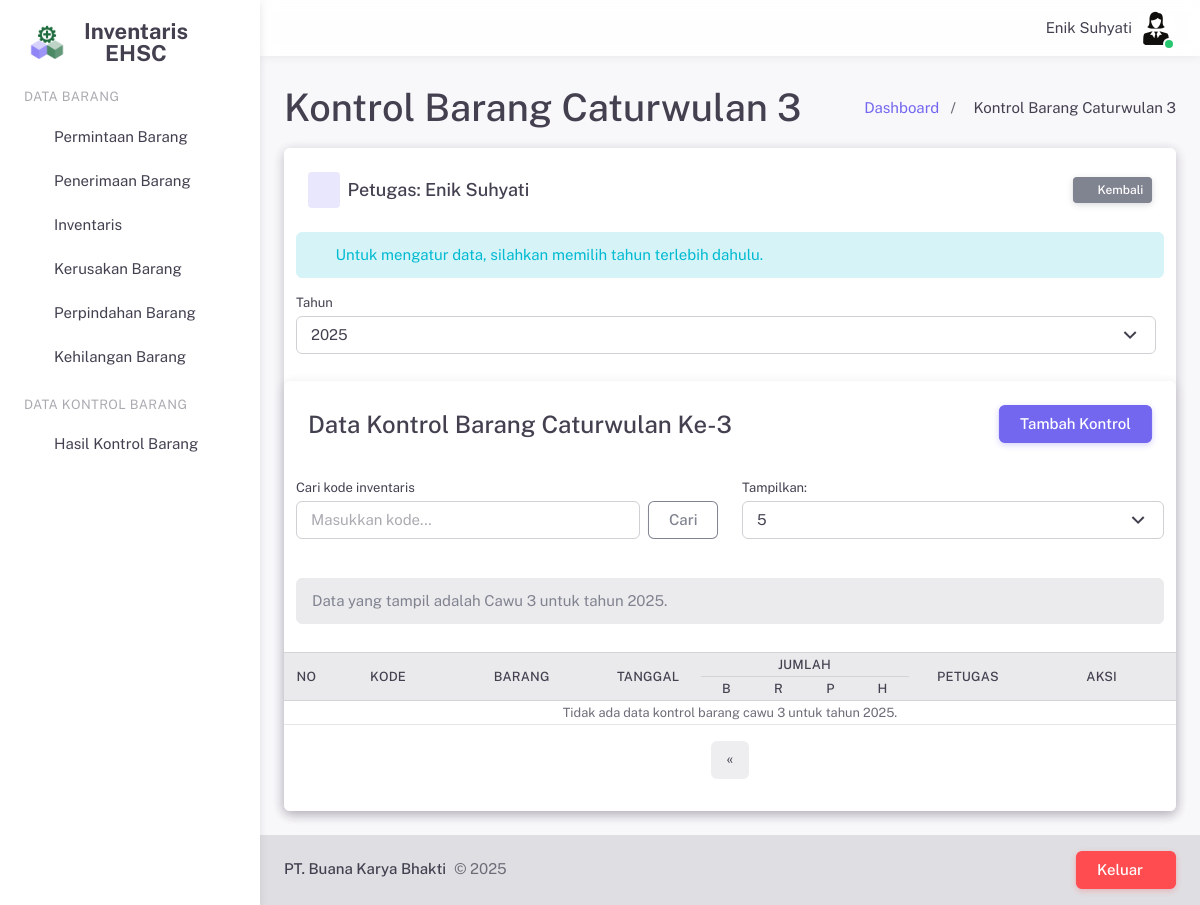
Page /pages/kontrolBarangCawuTiga.php?page=5&limit=5&year=2025 (signed in) on the earlier database version.
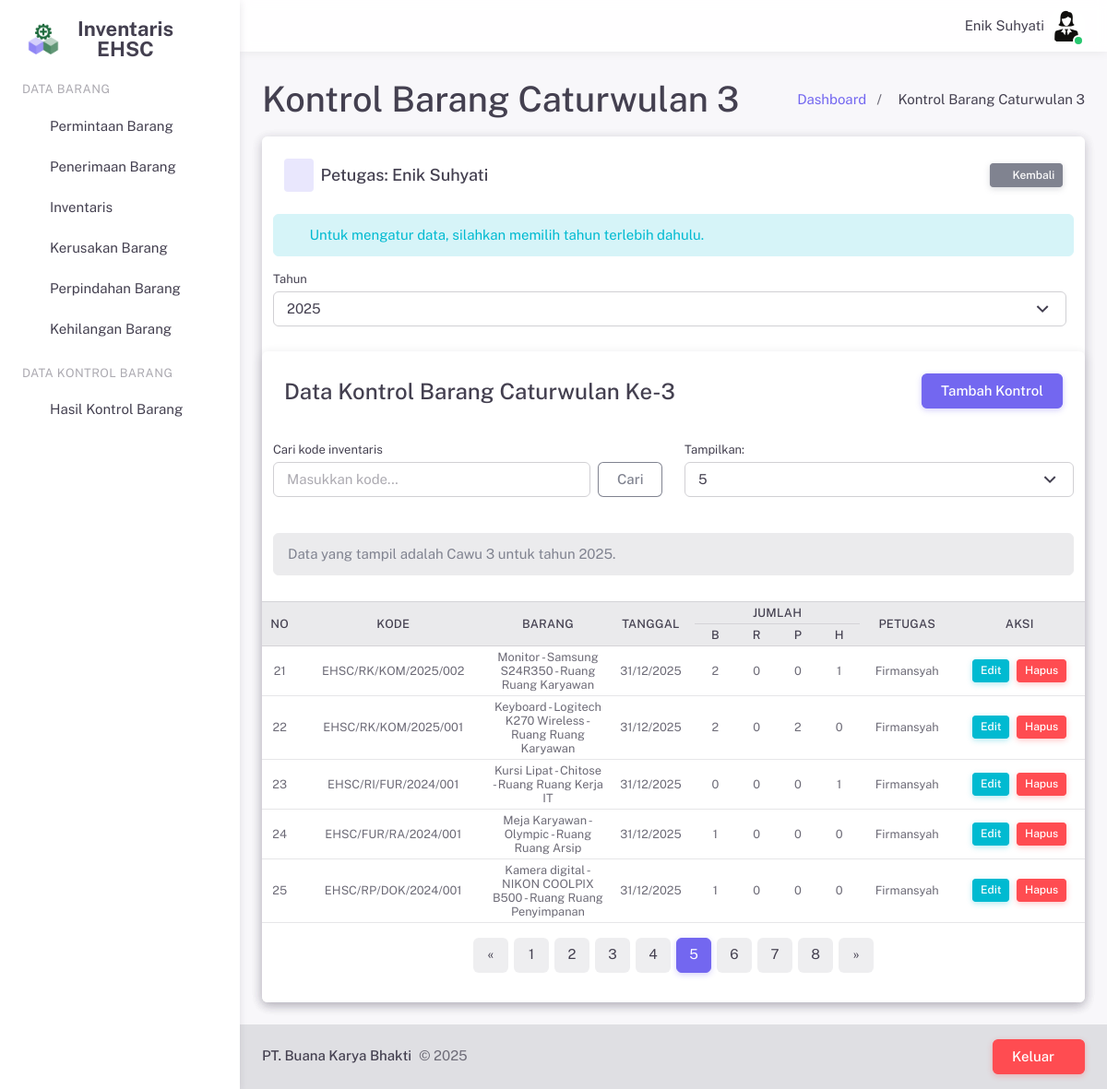
Same page on the later database version.
### tables this page shows
CREATE TABLE `kontrol_barang_cawu_tiga` (
  `id_kontrol_barang_cawu_tiga` int(11) NOT NULL,
  `id_user` int(11) NOT NULL,
  `id_inventaris` int(11) NOT NULL,
  `tanggal_kontrol` date NOT NULL,
  `tahun_kontrol` int(11) NOT NULL,
  `jumlah_baik` int(11) NOT NULL,
  `jumlah_rusak` int(11) NOT NULL,
  `jumlah_pindah` int(11) NOT NULL,
  `jumlah_hilang` int(11) NOT NULL
);

CREATE TABLE `inventaris` (
  `id_inventaris` int(11) NOT NULL,
  `kode_inventaris` varchar(255) NOT NULL,
  `nama_barang` varchar(255) NOT NULL,
  `merk` varchar(255) NOT NULL,
  `id_penerimaan` int(11) DEFAULT NULL,
  `id_departemen` int(11) NOT NULL,
  `id_ruangan` int(11) NOT NULL,
  `id_kategori` int(11) NOT NULL,
  `tanggal_perolehan` date NOT NULL,
  `jumlah_awal` int(11) NOT NULL,
  `jumlah_akhir` int(11) NOT NULL,
  `satuan` varchar(20) NOT NULL,
  `sumber_inventaris` varchar(25) NOT NULL
);

CREATE TABLE `ruangan` (
  `id_ruangan` int(11) NOT NULL,
  `kode_ruangan` varchar(10) NOT NULL,
  `nama_ruangan` varchar(25) NOT NULL
);

CREATE TABLE `user` (
  `id_user` int(11) NOT NULL,
  `nama` varchar(255) NOT NULL,
  `username` varchar(255) NOT NULL,
  `password` varchar(255) NOT NULL,
  `email` varchar(255) NOT NULL,
  `jabatan` varchar(255) NOT NULL,
  `foto` varchar(255) NOT NULL,
  `hak_akses` int(11) NOT NULL
);

### server/crudKontrolBarangCawuTiga.php (called while the page is built, shortened)
<?php
$limit = isset($_GET['limit']) ? (int) $_GET['limit'] : 5;
$page = isset($_GET['page']) ? (int) $_GET['page'] : 1;
$offset = ($page - 1) * $limit;
$tahun = isset($_POST['year']) ? (int) $_POST['year'] : (isset($_GET['year']) ? (int) $_GET['year'] : date('Y'));
$search = isset($_POST['search']) ? $_POST['search'] : (isset($_GET['search']) ? $_GET['search'] : '');
$table = 'kontrol_barang_cawu_tiga';
$idKolom = 'id_kontrol_barang_cawu_tiga';
$query = "SELECT kb.*,
          i.kode_inventaris,
          i.nama_barang,
          i.merk,
          i.jumlah_akhir,
          u.nama as nama_petugas,
          r.nama_ruangan
          FROM $table kb
          JOIN inventaris i ON kb.id_inventaris = i.id_inventaris
          JOIN user u ON kb.id_user = u.id_user
          JOIN ruangan r ON i.id_ruangan = r.id_ruangan
          WHERE (i.kode_inventaris LIKE '%$search%'
                OR i.nama_barang LIKE '%$search%'
                OR i.merk LIKE '%$search%')
          AND YEAR(kb.tanggal_kontrol) = '$tahun'
          ORDER BY kb.$idKolom DESC
          LIMIT $limit OFFSET $offset";
$result = mysqli_query($conn, $query);
$totalQuery = "SELECT COUNT(*) as total
               FROM $table kb
               JOIN inventaris i ON kb.id_inventaris = i.id_inventaris
               WHERE (i.kode_inventaris LIKE '%$search%'
                     OR i.nama_barang LIKE '%$search%'
                     OR i.merk LIKE '%$search%')
               AND YEAR(kb.tanggal_kontrol) = '$tahun'";
$totalResult = mysqli_query($conn, $totalQuery);
$totalRow = mysqli_fetch_assoc($totalResult);
$totalRows = $totalRow['total'];
$totalPages = ceil($totalRows / $limit);
?>

### pages/kontrolBarangCawuTiga.php (the view, shortened to what the changed rows need)
<?php
require_once('../server/configDB.php');
require('../server/crudKontrolBarangCawuTiga.php');
require('../layouts/header.php');
$tahun = isset($_GET['year']) ? (int) $_GET['year'] : date('Y');
?>
<div class="layout-wrapper layout-content-navbar">
    <div class="layout-container">
        <div class="layout-page">
            <div class="content-wrapper">
                <div class="container-xxl flex-grow-1 container-p-y">
                    <div class="d-flex justify-content-between align-items-center mb-2">
                        <div>
                            <h2 class="mb-1">Kontrol Barang Caturwulan 3</h2>
                        </div>
                    </div>
                    <div class="card">
                        <div class="card">
                            <div class="card">
                                <div class="table-responsive text-nowrap">
                                    <table class="table table-hover table-sm">
                                        <thead class="table-light">
                                            <tr>
                                                <th rowspan="2" class="text-center align-middle w-30px">No</th>
                                                <th rowspan="2" class="text-center align-middle w-80px">Kode</th>
                                                <th rowspan="2" class="text-center align-middle w-100px">Barang</th>
                                                <th rowspan="2" class="text-center align-middle w-70px">Tanggal</th>
                                                <th colspan="4" class="text-center align-middle w-140px">Jumlah</th>
                                                <th rowspan="2" class="text-center align-middle w-80px">Petugas</th>
                                                <th rowspan="2" class="text-center align-middle w-100px">Aksi</th>
                                            </tr>
                                            <tr>
                                                <th class="text-center align-middle status-cell">B</th>
                                                <th class="text-center align-middle status-cell">R</th>
                                                <th class="text-center align-middle status-cell">P</th>
                                                <th class="text-center align-middle status-cell">H</th>
                                            </tr>
                                        </thead>
                                        <tbody>
                                            <?php
                                            if ($totalRows > 0) {
                                                $no = $offset + 1;
                                                while ($row = mysqli_fetch_assoc($result)) {
                                                    $tampil_nama_merk_ruangan = $row['nama_barang'] . ' - ' . $row['merk'] . ' - Ruang ' . $row['nama_ruangan'];
                                            ?>
                                            <tr>
                                                <td class="text-center align-middle"><?php echo $no++; ?></td>
                                                <td class="text-center align-middle">
                                                    <?php echo $row['kode_inventaris']; ?>
                                                </td>
                                                <td class="text-center align-middle">
                                                    <?php echo $tampil_nama_merk_ruangan; ?>
                                                </td>
                                                <td class="text-center align-middle">
                                                    <?php echo date('d/m/Y', strtotime($row['tanggal_kontrol'])); ?>
                                                </td>
                                                <td class="text-center align-middle">
                                                    <?php echo $row['jumlah_baik']; ?>
                                                </td>
                                                <td class="text-center align-middle">
                                                    <?php echo $row['jumlah_rusak']; ?>
                                                </td>
                                                <td class="text-center align-middle">
                                                    <?php echo $row['jumlah_pindah']; ?>
                                                </td>
                                                <td class="text-center align-middle">
                                                    <?php echo $row['jumlah_hilang']; ?>
                                                </td>
                                                <td class="text-center align-middle">
                                                    <?php echo $row['nama_petugas']; ?>
                                                </td>
                                                <td class="align-middle">
                                                    <div class="d-flex gap-2 justify-content-center">
                                                        <button type="button" class="btn btn-info btn-sm"
                                                            data-bs-toggle="modal"
                                                            data-bs-target="#editModal<?php echo $row['id_kontrol_barang_cawu_tiga']; ?>">
                                                            Edit
                                                        </button>
                                                        <button type="button" class="btn btn-danger btn-sm"
                                                            data-bs-toggle="modal"
                                                            data-bs-target="#deleteModal<?php echo $row['id_kontrol_barang_cawu_tiga']; ?>">
                                                            Hapus
                                                        </button>
                                                    </div>
                                                </td>
                                            </tr>
                                            <?php
                                        }
                                    } else {
                                    ?>
                                            <tr>
                                                <td colspan="10" class="text-center">Tidak ada data kontrol barang cawu
                                                    3
                                                    untuk
                                                    tahun <?php echo $tahun; ?>.</td>
                                            </tr>
                                            <?php } ?>
                                        </tbody>
                                    </table>
                                </div>
                                <nav aria-label="Page navigation" class="mt-4 mb-4">
                                    <ul class="pagination pagination-rounded justify-content-center">
                                        <?php for ($i = 1; $i <= $totalPages; $i++) : ?>
                                        <li class="page-item <?php echo ($i == $page) ? 'active' : ''; ?>">
                                            <a class="page-link"
                                                href="?page=<?php echo $i; ?>&limit=<?php echo $limit; ?>&year=<?php echo $tahun; ?><?php echo !empty($search) ? '&search=' . urlencode($search) : ''; ?>">
                                                <?php echo $i; ?>
                                            </a>
                                        </li>
                                        <?php endfor; ?>
                                        <?php if ($page < $totalPages): ?>
                                        <li class="page-item">
                                            <a class="page-link"
                                                href="?page=<?php echo ($page + 1); ?>&limit=<?php echo $limit; ?>&year=<?php echo $tahun; ?><?php echo !empty($search) ? '&search=' . urlencode($search) : ''; ?>"
                                                aria-label="Next">
                                                <span aria-hidden="true">&raquo;</span>
                                            </a>
                                        </li>
                                        <?php endif; ?>
                                    </ul>
                                </nav>
                            </div>
                        </div>
                    </div>
                </div>
            </div>
        </div>
    </div>
</div>

Differences in the rows shown:
added kontrol_barang_cawu_tiga: id_inventaris.kode_inventaris "EHSC/RK/KOM/2025/002", id_inventaris.nama_ruangan "Monitor - Samsung S24R350 - Ruang Ruang Karyawan", tanggal_kontrol "31/12/2025", jumlah_baik "2", jumlah_rusak "0", jumlah_pindah "0", jumlah_hilang "1", id_user.nama "Firmansyah"
added kontrol_barang_cawu_tiga: id_inventaris.kode_inventaris "EHSC/RK/KOM/2025/001", id_inventaris.nama_ruangan "Keyboard - Logitech K270 Wireless - Ruang Ruang Karyawan", tanggal_kontrol "31/12/2025", jumlah_baik "2", jumlah_rusak "0", jumlah_pindah "2", jumlah_hilang "0", id_user.nama "Firmansyah"
added kontrol_barang_cawu_tiga: id_inventaris.kode_inventaris "EHSC/RI/FUR/2024/001", id_inventaris.nama_ruangan "Kursi Lipat - Chitose - Ruang Ruang Kerja IT", tanggal_kontrol "31/12/2025", jumlah_baik "0", jumlah_rusak "0", jumlah_pindah "0", jumlah_hilang "1", id_user.nama "Firmansyah"
added kontrol_barang_cawu_tiga: id_inventaris.kode_inventaris "EHSC/FUR/RA/2024/001", id_inventaris.nama_ruangan "Meja Karyawan - Olympic - Ruang Ruang Arsip", tanggal_kontrol "31/12/2025", jumlah_baik "1", jumlah_rusak "0", jumlah_pindah "0", jumlah_hilang "0", id_user.nama "Firmansyah"
added kontrol_barang_cawu_tiga: id_inventaris.kode_inventaris "EHSC/RP/DOK/2024/001", id_inventaris.nama_ruangan "Kamera digital - NIKON COOLPIX B500 - Ruang Ruang Penyimpanan", tanggal_kontrol "31/12/2025", jumlah_baik "1", jumlah_rusak "0", jumlah_pindah "0", jumlah_hilang "0", id_user.nama "Firmansyah"
Other differences:
$tahun: "2025" → (not shown)
new list line: "1"
new list line: "2"
new list line: "3"
new list line: "4"
new list line: "5"
new list line: "6"
new list line: "7"
new list line: "8"
text no longer shown: "Tidak ada data kontrol barang cawu 3 untuk tahun ."
